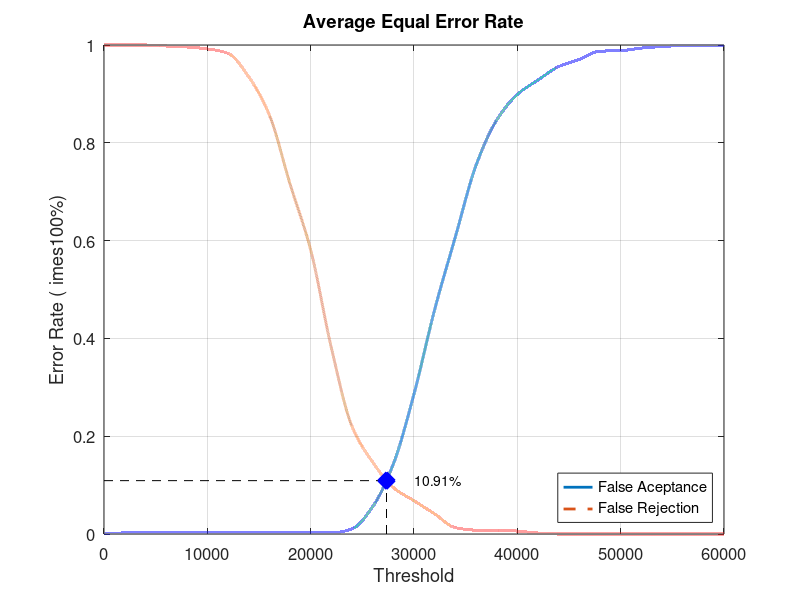
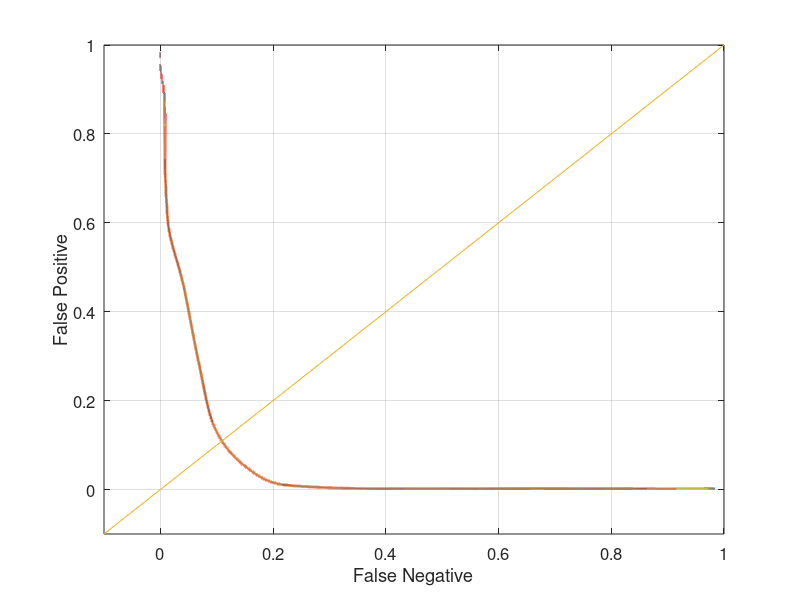

The MATLAB source for these figures, in order:
close all;
clear;
clc;
x = 0:2000:60000;
xq = 0:0.5:60000;

y0 = [0 0.00210526 0.00210526 0.00210526 0.00210526 0.00210526 0.00210526 0.00210526 0.00210526 0.00210526 0.00210526 0.00210526 0.0105263 0.0557895 0.143158 0.286316 0.458947 0.607368 0.753684 0.846316 0.898947 0.928421 0.955789 0.970526 0.987368 0.988421 0.993684 0.996842 0.998947 0.998947 1]
yy0 = interp1(x, y0, xq, 'pchip');
y1 = [1 1 1 0.998 0.996 0.992 0.983 0.935 0.857 0.716 0.581 0.381 0.22 0.147 0.095 0.068 0.041 0.013 0.008 0.008 0.006 0.002 0 0 0 0 0 0 0 0 0]
yy1 = interp1(x, y1, xq, 'pchip');

% Calculating EER: 
y2 = abs(y0 - y1);
find(y2 == min(y2))
yy2 = abs(yy0 - yy1);
xEER = find(yy2 == min(yy2));
xEERIndex = xq(xEER) % X-axis EER
yEER = yy0(xEER) % Y-axis EER

main = figure
plot(xq, yy0,'-','LineWidth', 2);	hold on
plot(xq, yy1,'--','LineWidth', 2);	hold on
plot([xEERIndex xEERIndex], [0 yEER], 'k--');	hold on
plot([0 xEERIndex], [yEER yEER], 'k--');	hold on
plot(xEERIndex, yEER, 'bx', 'LineWidth', 10);	hold on
text(xEERIndex + 10 * xEERIndex / 100, yEER, [num2str(round((10000 * yEER)) / 100) '%'])
legend('False Aceptance', 'False Rejection', 'Location', 'SouthEast')
xlabel('Threshold')
ylabel('Error Rate (	imes100%)')
title('Average Equal Error Rate')
set(gca, 'FontSize', 12)
axis([0 60000 0 1])
grid on

print(main, 'Database1AverageMain', '-dpng');
FNRxFPR = figure('Color', [1 1 1]);
plot(yy1, yy0, '-', yy1, yy0, 'LineWidth', 2);
hold on
y = -0.1:0.1:1
plot(y, y); 
set(gca, 'FontSize', 12)
xlabel('False Negative')
ylabel('False Positive')
axis([-0.1 1 -0.1 1])
set(gca, 'FontSize', 12)
grid on

print(FNRxFPR, 'Database1AverageFNRxFPR','-dpng');
